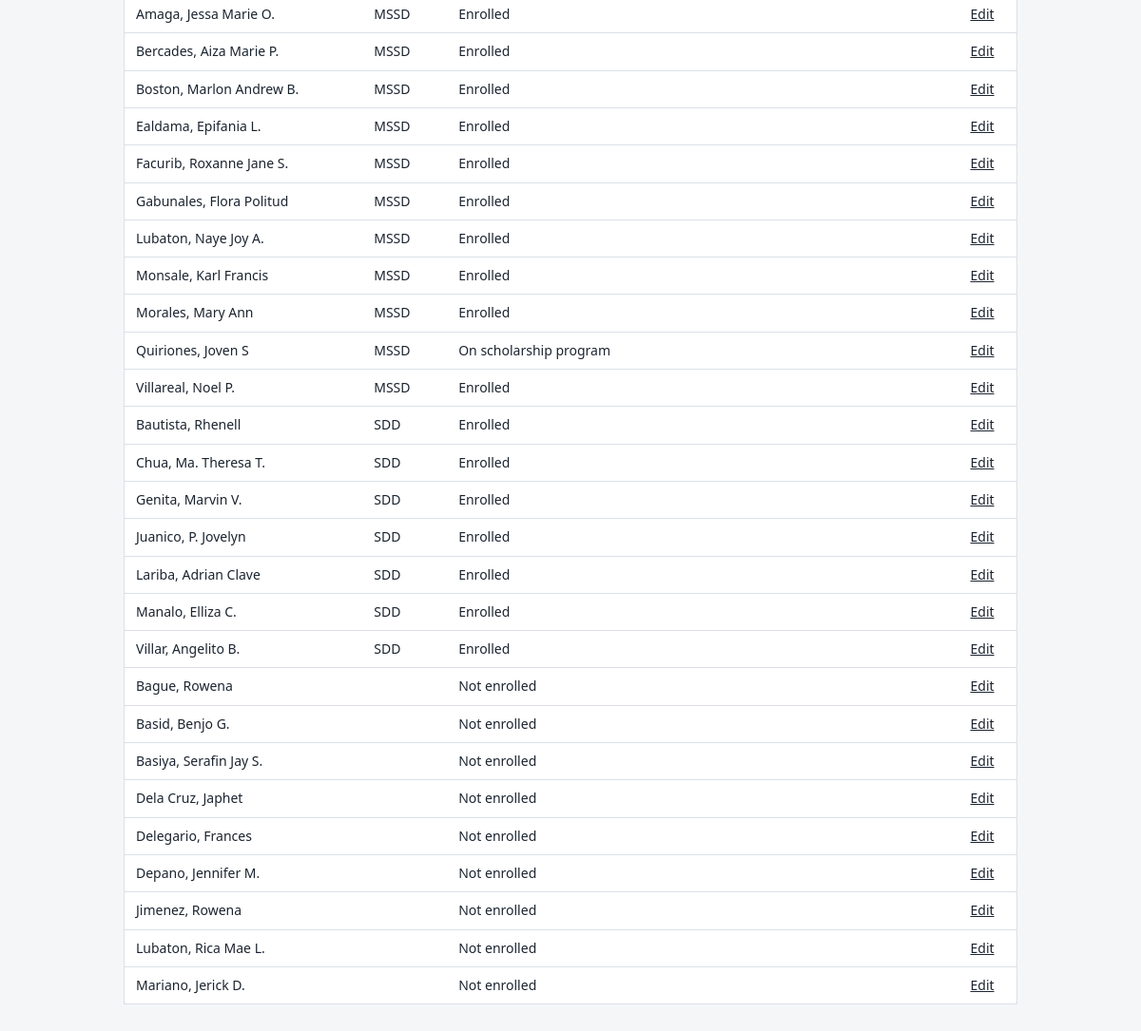
The app's page /employees.php (signed in, lower part), older data.
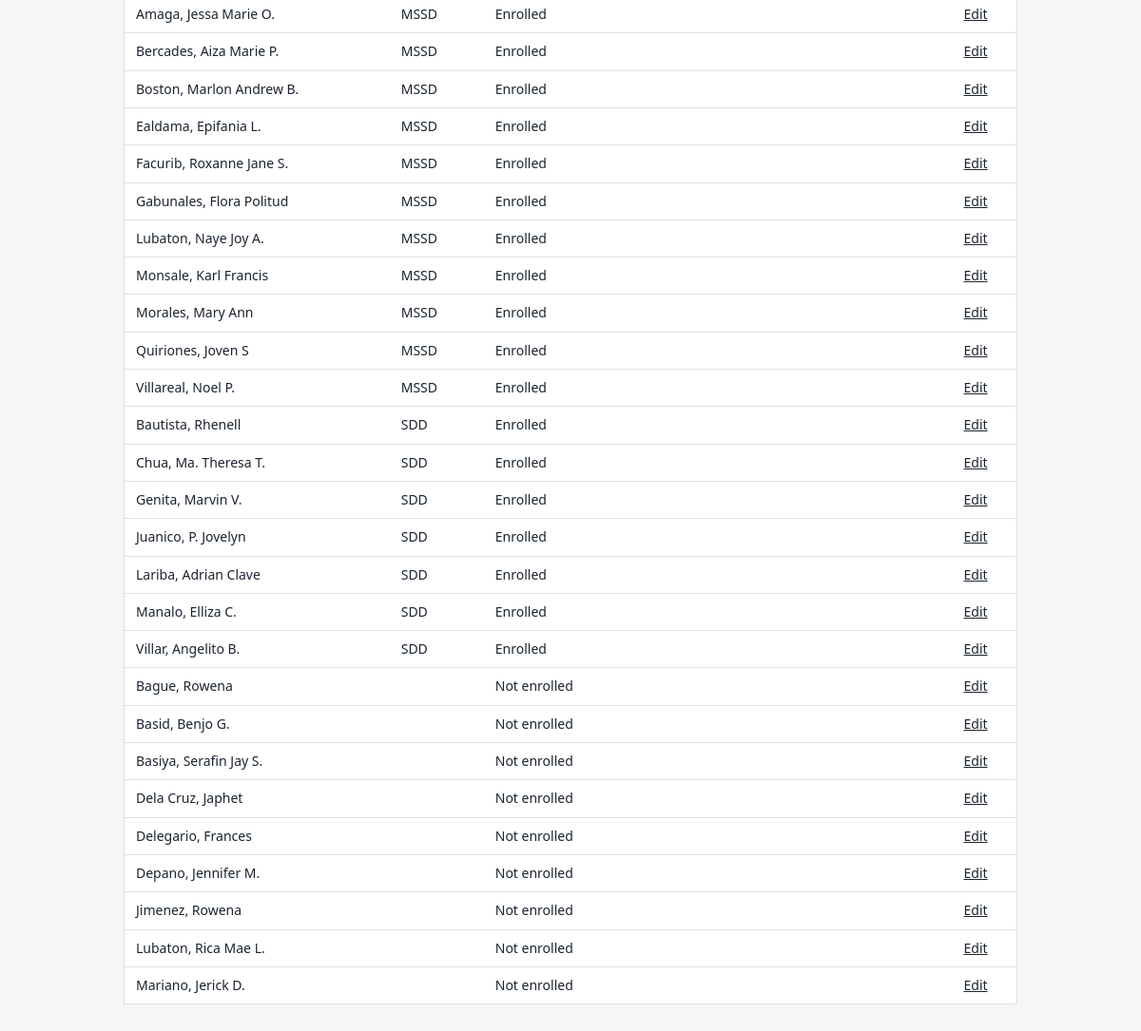
The same page, newer data.
### tables this page shows
CREATE TABLE `employees` (
  `id` int(11) NOT NULL,
  `name` varchar(120) NOT NULL,
  `division` varchar(30) NOT NULL DEFAULT '',
  `status` enum('enrolled','not_enrolled','scholarship','transferred') NOT NULL DEFAULT 'enrolled',
  `start_on` date DEFAULT NULL,
  `remarks` varchar(255) DEFAULT NULL,
  `active` tinyint(1) NOT NULL DEFAULT 1,
  `created_at` datetime NOT NULL DEFAULT current_timestamp()
);

### inc/ledger.php (called while the page is built, shortened)
<?php
function sorted_employees(string $where = 'active = 1'): array
{
    $emps = db()->query("SELECT id, name, division, status, start_on, remarks, active FROM employees WHERE $where")->fetchAll();
    $order = array_flip((array)cfg('division_order'));
    $rank = fn($d) => $d === '' ? 1000 : ($order[$d] ?? 500);
    usort($emps, fn($a, $b) => [$rank($a['division']), $a['division'], mb_strtolower($a['name'])]
        <=> [$rank($b['division']), $b['division'], mb_strtolower($b['name'])]);
    return $emps;
}

### employees.php (the view, shortened to what this page needs)
<?php
require __DIR__ . '/inc/bootstrap.php';
require __DIR__ . '/inc/ledger.php';
$statuses = ['enrolled' => 'Enrolled', 'not_enrolled' => 'Not enrolled', 'scholarship' => 'On scholarship program', 'transferred' => 'Transferred'];
$showAll = isset($_GET['all']);
$list = sorted_employees($showAll ? '1=1' : 'active = 1');
?>
<main class="page">
  <table class="list">
    <?php foreach ($list as $e): ?>
      <tr<?= $e['active'] ? '' : ' style="opacity:.55"' ?>>
        <td><?= h($e['name']) ?></td><td><?= h($e['division']) ?></td>
        <td><?= h($statuses[$e['status']] ?? $e['status']) ?></td>
        <td><?= h(fmt_date($e['start_on'])) ?></td><td><?= h($e['remarks']) ?></td>
        <td><a href="employees.php?edit=<?= (int)$e['id'] ?>">Edit</a></td>
      </tr>
    <?php endforeach; ?>
  </table>
</main>

Row changes from the older to the newer data that the page shows:
changed employees "Quiriones, Joven S": status "On scholarship program" → "Enrolled"
